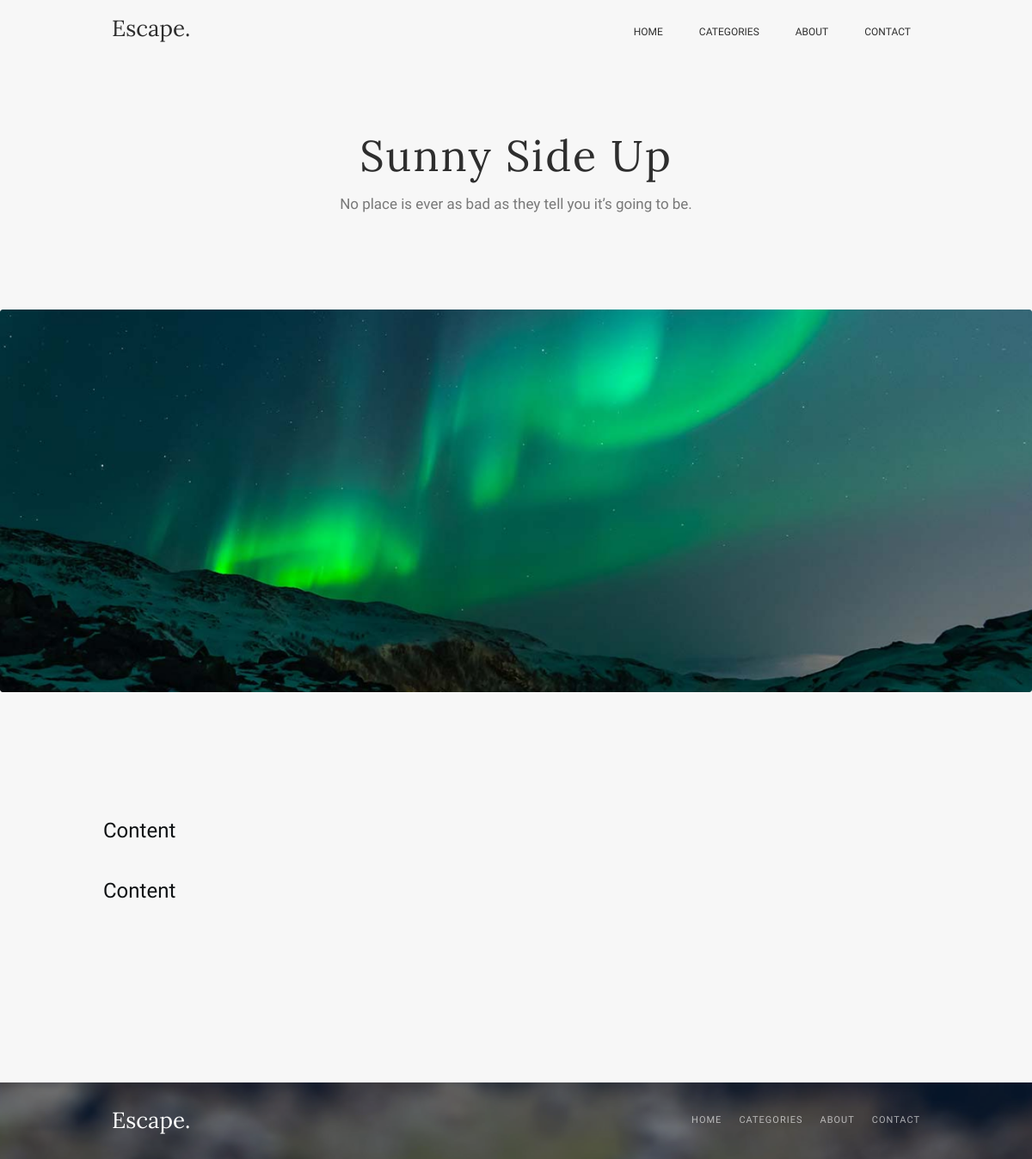
The app's page /post?id=4 with its own data.
### tables this page shows
CREATE TABLE 
    post (
        `id` 			    INT NOT NULL AUTO_INCREMENT,
        `is_feautured`	    TINYINT(1) DEFAULT 0 NOT NULL,
        `image_url` 	    VARCHAR(255) NOT NULL,
        `image_preview_url` VARCHAR(255) NOT NULL,
        `image_alt`         VARCHAR(255) NOT NULL,
        `title` 		    VARCHAR(255) NOT NULL,
        `subtitle` 		    VARCHAR(255) NOT NULL,
        `text`			    TEXT NOT NULL,
        `avatar_url` 	    VARCHAR(255) NOT NULL,
        `author` 		    VARCHAR(255) NOT NULL,
        `time_stamp` 	    INT NOT NULL,
        `sticker` 		    VARCHAR(255) NOT NULL,
        PRIMARY KEY (`id`)
    );

### data/sql/UsingDB.php (called while the page is built, shortened)
<?php
function getPostFromDB($postId, $postData, mysqli $conn): array
{
    $sql = "SELECT is_feautured, image_url, image_preview_url, image_alt, title, subtitle, text, avatar_url, author, time_stamp, sticker FROM post WHERE id = {$postId}";
    $result = $conn->query($sql);
    if ($result->num_rows == 1) {
        if ($row = $result->fetch_assoc()) {
            $postData = $row;
        }
    } else {
        throw new Exception('Пост с таким id не существует');
    }
    return $postData;
}

### post.php (the view, shortened to what this page needs)
<?php
include './data/sql/UsingDB.php';
$postId = $_GET['id'];
$conn = createDBConnection();
$postData = [];
try {
    $postData = getPostFromDB($postId, $postData, $conn);
} catch (Throwable $error) {
    echo $error->getMessage();
    exit();
}
?>
<!DOCTYPE html>
<html lang="en">
<head>
    <link rel="stylesheet" href="styles/style2.css">
</head>
<body>
    <header class="header">
        <nav class="header__navigation navigation container">
            <div class="navigation__block">
                <a class="navigation__logo_header" href="/home">Escape.</a>
                <ul class="navigation__list">
                    <li class="navigation__item"><a class="navigation__link_header" href="/home">HOME</a></li>
                    <li class="navigation__item"><a class="navigation__link_header" href="#">CATEGORIES</a></li>
                    <li class="navigation__item"><a class="navigation__link_header" href="#">ABOUT</a></li>
                    <li class="navigation__item"><a class="navigation__link_header" href="#">CONTACT</a></li>
                </ul>
            </div>
        </nav>
    </header>
    <main>
        <div class="banner container">
            <h1 class="banner__title"><?= $postData['title'] ?></h1>
            <h2 class="banner__subtitle"><?= $postData['subtitle'] ?></h2>
        </div>
        <img class="main-img" src="<?= $postData['image_url'] ?>" alt=”<?= $postData['image_alt'] ?>”>
        <div class="content container">
            <p class="content__text">
                <?= $postData['text'] ?>
            </p>
        </div>
    </main>
    <footer class="footer">
        <nav class="footer__navigation navigation container">
            <div class="navigation__block">
                <a class="navigation__logo_footer" href="/home">Escape.</a>
                <ul class="navigation__list">
                    <li class="navigation__item"><a class="navigation__link_footer" href="/home">HOME</a></li>
                    <li class="navigation__item"><a class="navigation__link_footer" href="#">CATEGORIES</a></li>
                    <li class="navigation__item"><a class="navigation__link_footer" href="#">ABOUT</a></li>
                    <li class="navigation__item"><a class="navigation__link_footer" href="#">CONTACT</a></li>
                </ul>
            </div>
        </nav>
    </footer>
</body>
</html>

### styles/style2.css (style rules this page uses)
* { margin: 0; padding: 0; }
body { background-color: #f7f7f7; }
.container { max-width: 960px; margin: 0 auto; }
.navigation__block { display: flex; justify-content: space-between; flex-wrap: wrap; }
.navigation__list { display: flex; justify-content: center; list-style-type: none; flex-wrap: wrap; }
.navigation__logo_header { display: block; padding: 20px 10px 28px 10px; margin: 0; font: 400 26px/26px Lora, sans-serif; letter-spacing: 0; text-align: center; color: #2e2e2e; text-decoration: none; }
.navigation__link_header { display: block; padding: 27px 21px; margin: 0; font: 400 12px/20px Oxygen, sans-serif; letter-spacing: 0; text-align: center; color: #2e2e2e; text-decoration: none; }
.banner__title { display: block; padding-top: 82px; padding-bottom: 20px; margin: 0; font: 400 50px/51px Lora, sans-serif; letter-spacing: 2px; text-align: center; color: #2e2e2e; }
.banner__subtitle { display: block; padding-bottom: 113px; margin: 0; font: 400 17px/20px Oxygen, sans-serif; letter-spacing: 0; text-align: center; color: #2e2e2ea1; }
.main-img { padding: 0; margin: 0 auto; border-radius: 3px; width: 100%; }
.content { padding-top: 140px; padding-bottom: 135px; }
.content__text { display: block; padding-bottom: 35px; margin: 0; font: 400 24px/35px Oxygen, sans-serif; letter-spacing: 0; text-align: left; color: #101315; }
.footer { background-image: url(../images/footer.png); background-color: #4d565d; background-blend-mode: overlay; background-position: center; background-size: cover; }
.navigation__logo_footer { display: block; padding: 31px 10px 32px 10px; margin: 0; font: 400 26px/26px Lora, sans-serif; letter-spacing: 0; text-align: center; color: #ffffff; text-decoration: none; }
.navigation__link_footer { display: block; padding: 31px 10px 32px 10px; margin: 0; font: 400 11px/26px Oxygen, sans-serif; letter-spacing: 1px; text-align: center; color: #ffffffa1; text-decoration: none; }

### records on screen
post: title "Sunny Side Up", subtitle "No place is ever as bad as they tell you it’s going to be.", image_url (picture), text "Content Content"
